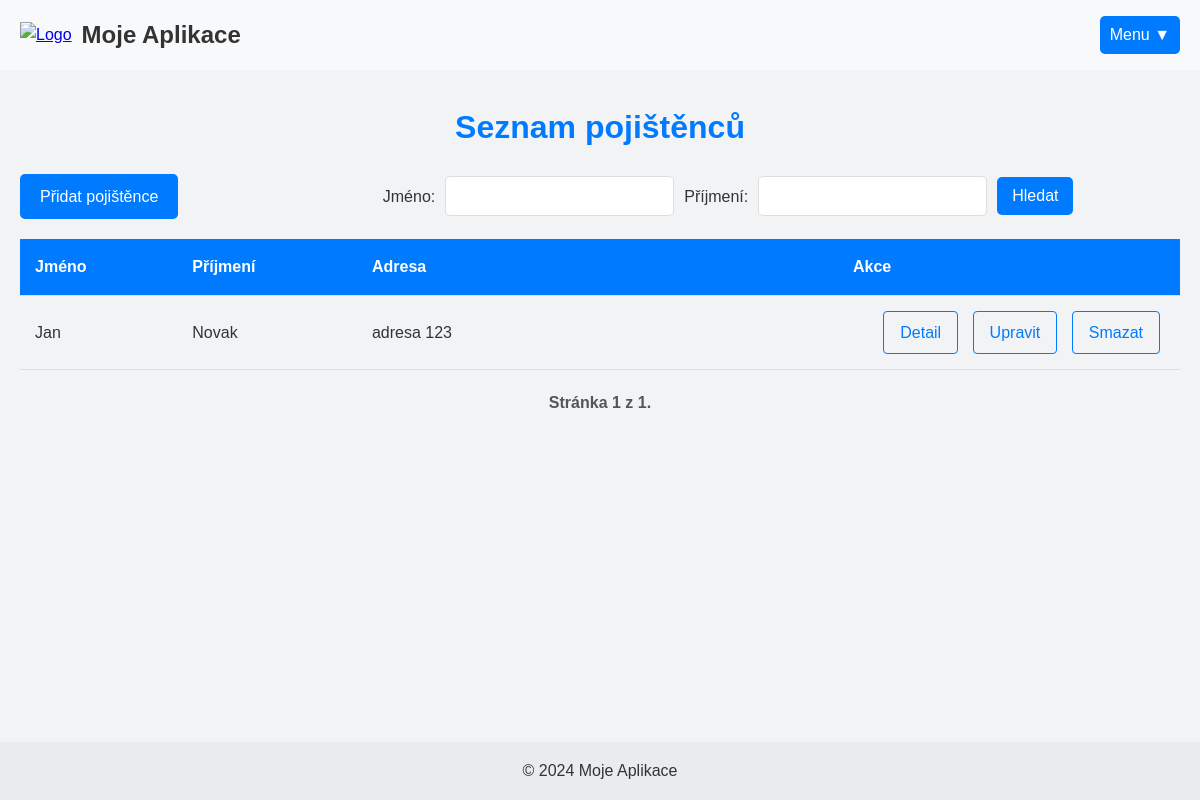
Before: /pojistenci/seznam_pojistencu/ with the older database file.
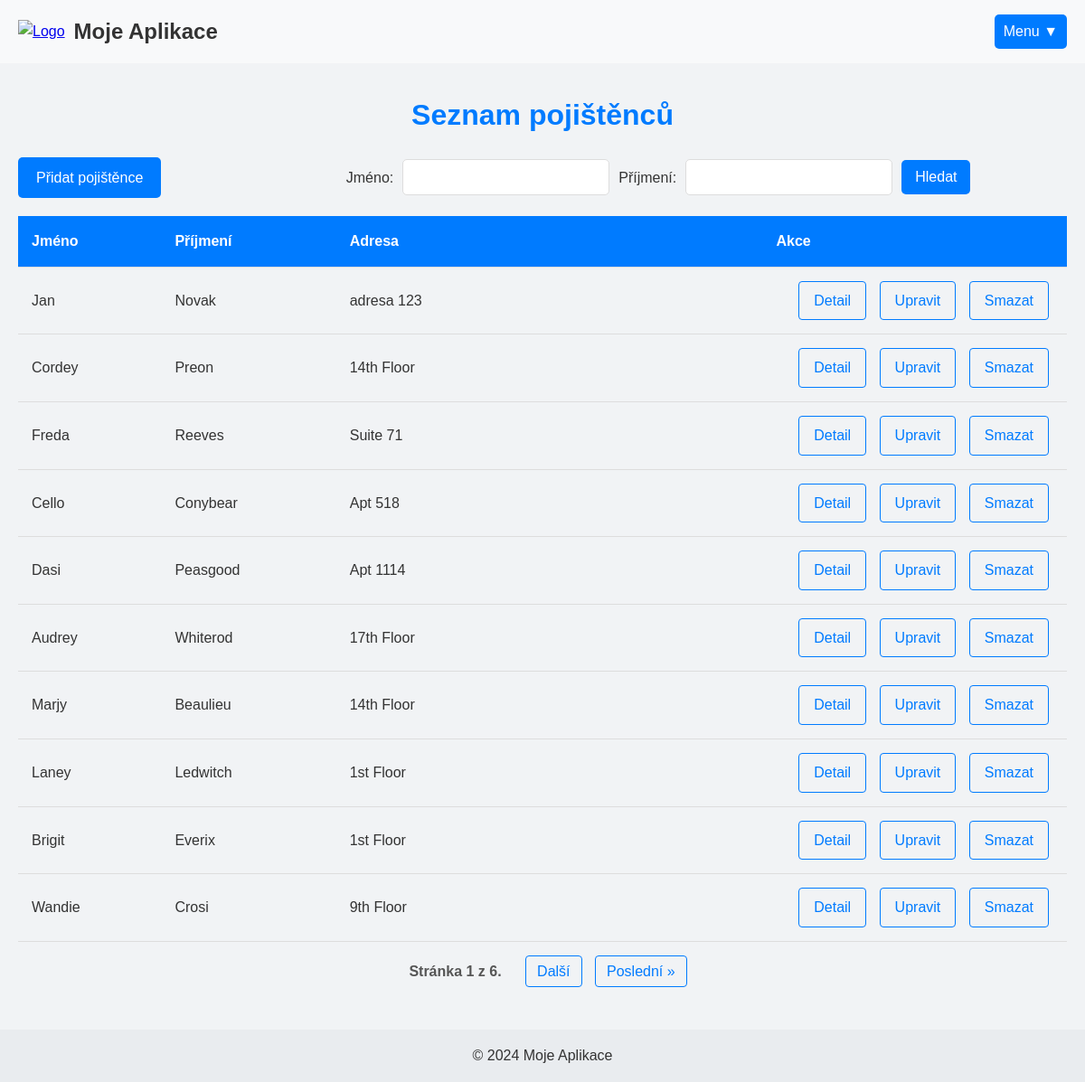
After: the same page with the newer database file.
### NovyProjekt/models.py (models this page shows, shortened)
class Pojistenec(models.Model):
    user = models.ForeignKey(Uzivatel, on_delete=models.CASCADE, null=True, blank=True)
    jmeno = models.CharField(max_length=100)
    prijmeni = models.CharField(max_length=100)
    adresa = models.CharField(max_length=255)
    vek = models.IntegerField()
    foto = models.ImageField(upload_to='images/', blank=True, null=True)

### NovyProjekt/views.py (the view)
# urls.py: path('pojistenci/seznam_pojistencu/', views.seznam_pojistencu, name='seznam_pojistencu'),
def seznam_pojistencu(request):
    vyhledavaci_form = VyhledavaciForm()
    pojistenci = Pojistenec.objects.all()
    if request.GET.get('jmeno') or request.GET.get('prijmeni'):
        jmeno = request.GET.get('jmeno')
        prijmeni = request.GET.get('prijmeni')
        pojistenci = pojistenci.filter(jmeno__icontains=jmeno, prijmeni__icontains=prijmeni)
    paginator = Paginator(pojistenci, 10)  # 10 pojištěnců na stránku
    page_number = request.GET.get('page')  # Získejte číslo stránky z dotazu
    try:
        page_obj = paginator.get_page(page_number)  # Získejte příslušnou stránku
    except PageNotAnInteger:
        page_obj = paginator.get_page(1)  # Pokud není číslo stránky, vraťte první stránku
    except EmptyPage:
        page_obj = paginator.get_page(paginator.num_pages)  # Pokud je stránka prázdná, vraťte poslední stránku
    return render(request, 'pojistenci/seznam_pojistencu.html', {
        'vyhledavaci_form': vyhledavaci_form,
        'page_obj': page_obj,  # Předáváme paginovaný objekt
    })

### NovyProjekt/forms.py
class VyhledavaciForm(forms.Form):
    jmeno = forms.CharField(required=False, label='Jméno')
    prijmeni = forms.CharField(required=False, label='Příjmení')

### NovyProjekt/templates/pojistenci/seznam_pojistencu.html (shortened to what this page needs)
{% extends 'index.html' %}
{% load static %}
{% block extra_styles %}
    <link rel="stylesheet" href="{% static 'css/seznam_pojistencu.css' %}">
{% endblock %}
{% block content %}
<div class="container-pojistenci">
    <h1>Seznam pojištěnců</h1>
    <a href="{% url 'pridat_pojistence' %}" class="btn">Přidat pojištěnce</a>
    <form method="GET" class="vyhledavaci-form">
        {{ vyhledavaci_form.jmeno.label_tag }} {{ vyhledavaci_form.jmeno }}
        {{ vyhledavaci_form.prijmeni.label_tag }} {{ vyhledavaci_form.prijmeni }}
        <button type="submit">Hledat</button>
    </form>
    {% if page_obj %}
        <table>
            <thead>
                <tr>
                    <th>Jméno</th>
                    <th>Příjmení</th>
                    <th>Adresa</th>
                    <th>Akce</th>
                </tr>
            </thead>
            <tbody>
                {% for pojistenec in page_obj %}
                    <tr>
                        <td>{{ pojistenec.jmeno }}</td>
                        <td>{{ pojistenec.prijmeni }}</td>
                        <td>{{ pojistenec.adresa }}</td>
                        <td>
                            <div class="pojistenci-actions">
                                <a href="{% url 'detail_pojistence' pojistenec.pk %}">Detail</a>
                                <a href="{% url 'upravit_pojistence' pojistenec.pk %}">Upravit</a>
                                <a href="{% url 'smazat_pojistence' pojistenec.pk %}">Smazat</a>
                            </div>
                        </td>
                    </tr>
                {% endfor %}
            </tbody>
        </table>
        <div class="pagination">
            <span class="step-links">
                <span class="current">
                    Stránka {{ page_obj.number }} z {{ page_obj.paginator.num_pages }}.
                </span>
                {% if page_obj.has_next %}
                    <a href="?page={{ page_obj.next_page_number }}">Další</a>
                    <a href="?page={{ page_obj.paginator.num_pages }}">Poslední &raquo;</a>
                {% endif %}
            </span>
        </div>
    {% else %}
        <p>Žádní pojištěnci nenalezeni.</p>
    {% endif %}
</div>
{% endblock %}

### NovyProjekt/templates/index.html (shortened to what this page needs)
<!DOCTYPE html>
<html lang="cs">
<head>
    {% load static %}
    <link rel="stylesheet" href="{% static 'css/index.css' %}">
    {% block extra_styles %}{% endblock %}
</head>
<body>
    <header>
        <div class="container">
            <div class="header-content">
                <div class="logo">
                    <a href="{% url 'index' %}">
                        <img src="{% static 'images/image.png' %}" alt="Logo" class="logo-img">
                    </a>
                    <span>Moje Aplikace</span>
                </div>
                <div class="dropdown">
                    <button class="dropbtn">
                        {% if user.is_authenticated %}
                            {{ user.first_name }} ▼
                        {% else %}
                            Menu ▼
                        {% endif %}
                    </button>
                </div>
            </div>
        </div>
    </header>
    <main>
        <div class="container">
            {% block content %}{% endblock %}
        </div>
    </main>
    <footer>
        <div class="container">
            <p>&copy; 2024 Moje Aplikace</p>
        </div>
    </footer>
</body>
</html>

### NovyProjekt/static/css/index.css (style rules this page uses)
* { margin: 0; padding: 0; box-sizing: border-box; }
body { font-family: Arial, sans-serif; line-height: 1.6; color: #333; min-height: 100vh; display: flex; flex-direction: column; }
.container { width: 100%; max-width: 1200px; margin: 0 auto; padding: 0 20px; }
header { background-color: #f8f9fa; padding: 1rem 0; }
.header-content { display: flex; justify-content: space-between; align-items: center; }
.logo { display: flex; justify-content: flex-start; align-items: center ; }
.logo img { width: 40px; height: 40px; margin-right: 10px; }
.logo span { font-size: 1.5rem; font-weight: bold; }
.dropdown { position: relative; display: inline-block; }
.dropbtn { background-color: #007bff; color: white; padding: 10px; font-size: 16px; border: none; border-radius: 5px; cursor: pointer; }
main { flex-grow: 1; padding: 2rem 0; background-color: #f1f3f5; }
h1 { text-align: center; margin-bottom: 1rem; }
.btn { display: inline-block; background-color: #007bff; color: white; padding: 0.5rem 1rem; text-decoration: none; border-radius: 4px; transition: background-color 0.3s; }
footer { background-color: #e9ecef; padding: 1rem 0; text-align: center; }

### NovyProjekt/static/css/seznam_pojistencu.css (style rules this page uses)
h2 ,h1 { text-align: center; color: #007bff; margin-bottom: 20px; }
table { width: 100%; border-collapse: collapse; margin-top: 20px; }
table th, table td { padding: 15px; text-align: left; border-bottom: 1px solid #ddd; }
th:last-child { text-align: center; padding-right: 20px; }
table th { background-color: #007bff; color: white; }
.pojistenci-actions { text-align: right; }
.pojistenci-actions a { display: inline-block; padding: 8px 16px; margin: 0 5px; text-decoration: none; color: #007bff; border: 1px solid #007bff; border-radius: 4px; transition: all 0.3s ease; }
.pagination { display: flex; justify-content: center; margin: 20px 0; font-size: 16px; }
.step-links a { text-decoration: none; padding: 8px 12px; margin: 0 5px; border: 1px solid #007bff; border-radius: 4px; color: #007bff; transition: background-color 0.3s, color 0.3s; }
.current { padding: 8px 12px; margin: 0 5px; font-weight: bold; color: #555; border-radius: 4px; }
.btn { display: inline-block; padding: 10px 20px; background-color: #007bff; color: white; border: none; border-radius: 5px; text-align: center; text-decoration: none; font-size: 16px; transition: background-color 0.3s, transform 0.2s; cursor: pointer; }
.vyhledavaci-form { display: inline-flex; align-items: center; margin-left: 200px; }
.vyhledavaci-form label { margin-right: 10px; }
.vyhledavaci-form input { padding: 10px; border: 1px solid #ddd; border-radius: 5px; font-size: 16px; margin-right: 10px; }
.vyhledavaci-form button[type="submit"] { padding: 10px 15px; background-color: #007bff; color: white; border: none; border-radius: 5px; font-size: 16px; cursor: pointer; }

Changed rows visible on the page:
added Pojistenec: jmeno "Cordey", prijmeni "Preon", adresa "14th Floor"
added Pojistenec: jmeno "Freda", prijmeni "Reeves", adresa "Suite 71"
added Pojistenec: jmeno "Cello", prijmeni "Conybear", adresa "Apt 518"
added Pojistenec: jmeno "Dasi", prijmeni "Peasgood", adresa "Apt 1114"
added Pojistenec: jmeno "Audrey", prijmeni "Whiterod", adresa "17th Floor"
added Pojistenec: jmeno "Marjy", prijmeni "Beaulieu", adresa "14th Floor"
added Pojistenec: jmeno "Laney", prijmeni "Ledwitch", adresa "1st Floor"
added Pojistenec: jmeno "Brigit", prijmeni "Everix", adresa "1st Floor"
added Pojistenec: jmeno "Wandie", prijmeni "Crosi", adresa "9th Floor"
Other visible differences:
{{ page_obj.paginator.num_pages }}: "1" → "6"
text now shown: "Další Poslední »"
